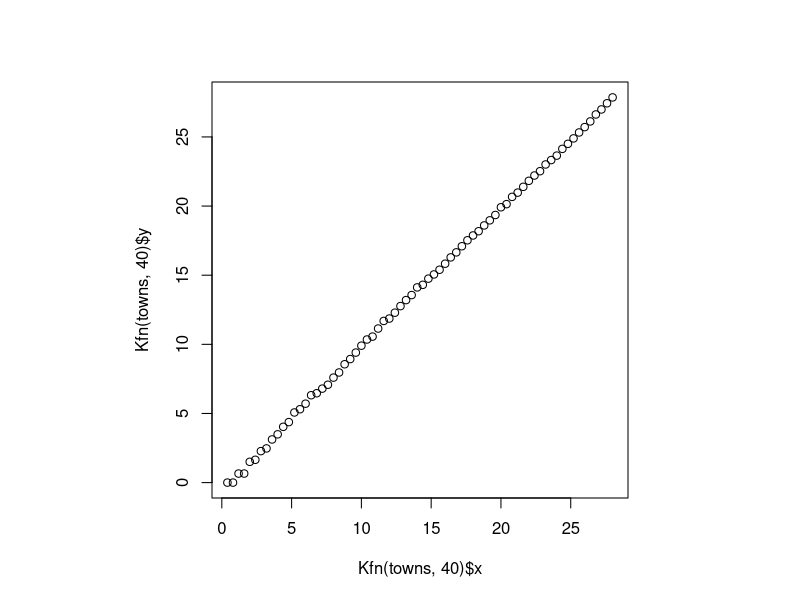
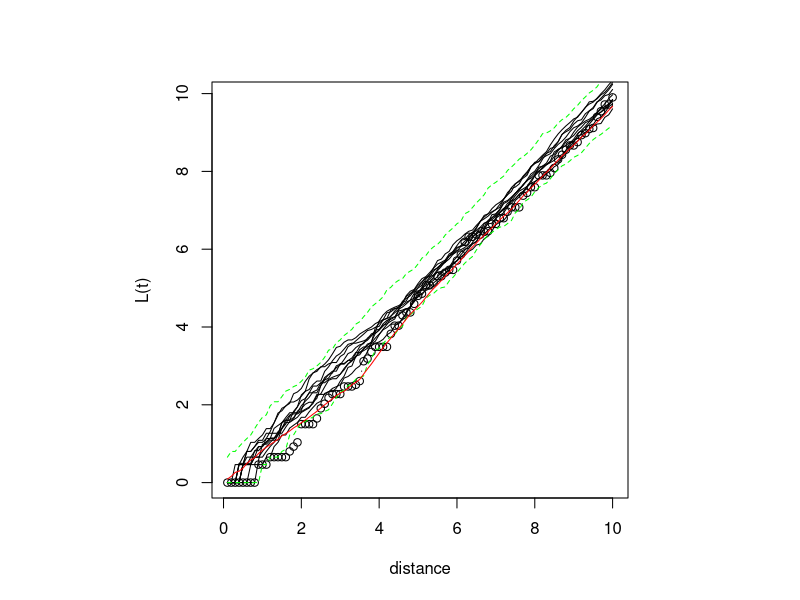

Generate these figures, in order, with R:
library(spatial)


### Name: Kenvl
### Title: Compute Envelope and Average of Simulations of K-fns
### Aliases: Kenvl
### Keywords: spatial

### ** Examples

towns <- ppinit("towns.dat")
par(pty="s")
plot(Kfn(towns, 40), type="b")
plot(Kfn(towns, 10), type="b", xlab="distance", ylab="L(t)")
for(i in 1:10) lines(Kfn(Psim(69), 10))
lims <- Kenvl(10,100,Psim(69))
lines(lims$x,lims$lower, lty=2, col="green")
lines(lims$x,lims$upper, lty=2, col="green")
lines(Kaver(10,25,Strauss(69,0.5,3.5)), col="red")
